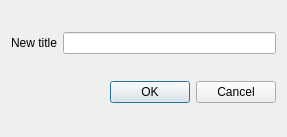
<?xml version="1.0" encoding="UTF-8"?>
<ui version="4.0">
 <class>WindowTitle</class>
 <widget class="QDialog" name="WindowTitle">
  <property name="windowModality">
   <enum>Qt::ApplicationModal</enum>
  </property>
  <property name="geometry">
   <rect>
    <x>0</x>
    <y>0</y>
    <width>287</width>
    <height>137</height>
   </rect>
  </property>
  <property name="windowTitle">
   <string>Modify Window Title</string>
  </property>
  <layout class="QGridLayout" name="gridLayout">
   <item row="0" column="0">
    <widget class="QLabel" name="labelNewTitle">
     <property name="text">
      <string>New title</string>
     </property>
    </widget>
   </item>
   <item row="0" column="1">
    <widget class="QLineEdit" name="txtTitle"/>
   </item>
   <item row="1" column="0" colspan="2">
    <widget class="QDialogButtonBox" name="buttonBox">
     <property name="orientation">
      <enum>Qt::Horizontal</enum>
     </property>
     <property name="standardButtons">
      <set>QDialogButtonBox::Cancel|QDialogButtonBox::Ok</set>
     </property>
    </widget>
   </item>
  </layout>
 </widget>
 <resources/>
 <connections>
  <connection>
   <sender>buttonBox</sender>
   <signal>accepted()</signal>
   <receiver>WindowTitle</receiver>
   <slot>accept()</slot>
   <hints>
    <hint type="sourcelabel">
     <x>248</x>
     <y>254</y>
    </hint>
    <hint type="destinationlabel">
     <x>157</x>
     <y>274</y>
    </hint>
   </hints>
  </connection>
  <connection>
   <sender>buttonBox</sender>
   <signal>rejected()</signal>
   <receiver>WindowTitle</receiver>
   <slot>reject()</slot>
   <hints>
    <hint type="sourcelabel">
     <x>316</x>
     <y>260</y>
    </hint>
    <hint type="destinationlabel">
     <x>286</x>
     <y>274</y>
    </hint>
   </hints>
  </connection>
 </connections>
</ui>
